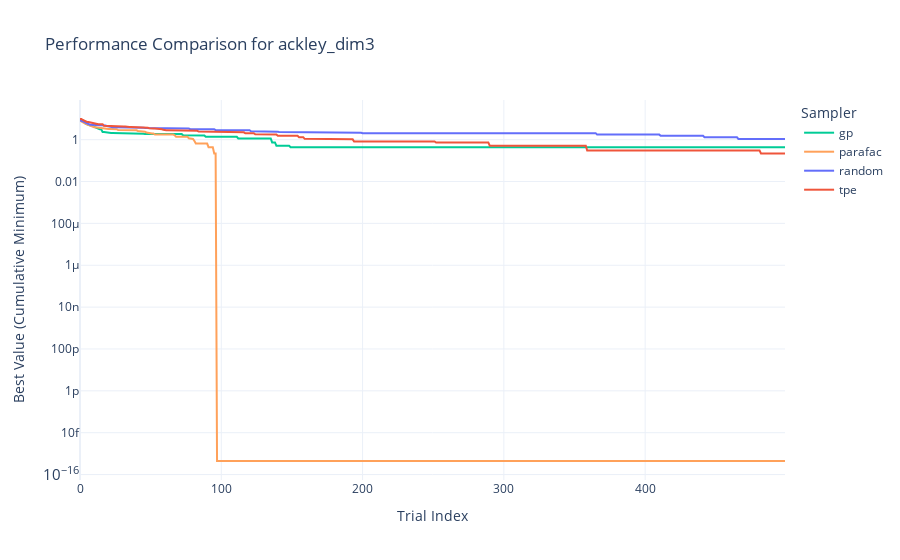
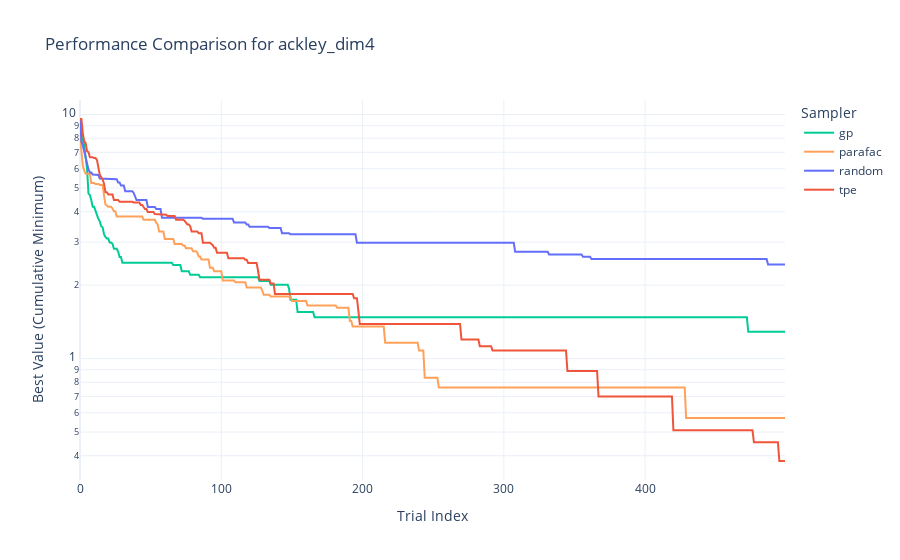
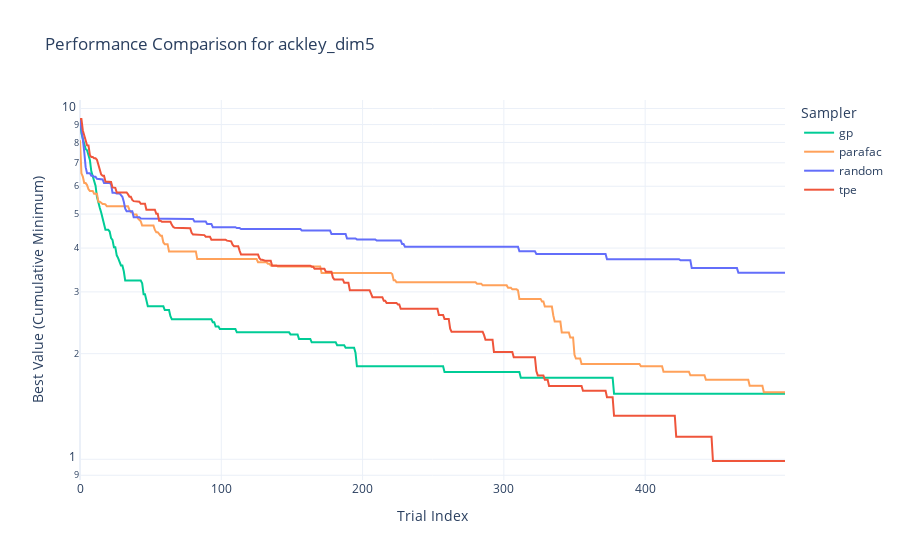
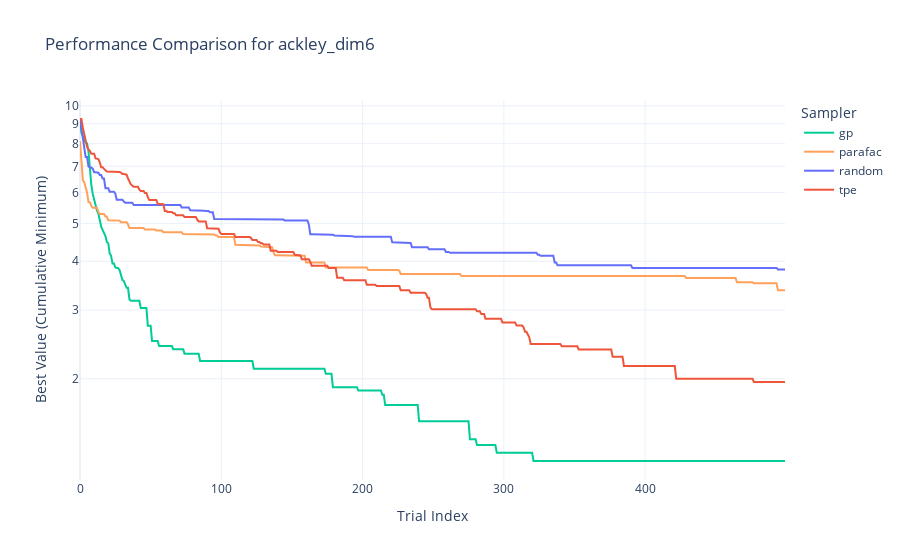

Notebook cell for these charts, in order:
### Code cell
import plotly.colors as pc
import plotly.graph_objects as go
from collections import defaultdict
import numpy as np




max_plot_length = 500


# Function to convert hex to rgba
def hex_to_rgba(hex_color, alpha=0.2):
    hex_color = hex_color.lstrip('#')
    rgb = tuple(int(hex_color[i:i+2], 16) for i in (0, 2, 4))
    return f'rgba({rgb[0]}, {rgb[1]}, {rgb[2]}, {alpha})'

# Updating sampler colors to HEX for compatibility
sampler_colors = {
    'random': pc.qualitative.Plotly[0],
    'tpe': pc.qualitative.Plotly[1],
    'gp': pc.qualitative.Plotly[2],
    'hgp': pc.qualitative.Plotly[3],
    'parafac': pc.qualitative.Plotly[4],
}



for objective_function, samplers in grouped_results.items():
    fig = go.Figure()

    if 'ackley_dim2' == objective_function or 'sphere_dim2' == objective_function:
        continue        

    if "parafac" not in [sampler_key.split("_")[2] for sampler_key in samplers]:
        continue

    for sampler_key in samplers:
        # サンプラーを抽出
        sampler_name = sampler_key.split("_")[2]  # "random", "tpe", etc.

        if sampler_name == "hgp":
            continue


        # 各サンプラーの結果をプロット
        histories = results[sampler_key]
        max_length = max(len(h) for h in histories)
        padded_histories = [np.pad(h, (0, max_length - len(h)), 'edge') for h in histories]
        mean_history = np.mean(padded_histories, axis=0)
        std_history = np.std(padded_histories, axis=0)

        # プロットする範囲を制限
        truncated_mean_history = mean_history[:max_plot_length]
        truncated_std_history = std_history[:max_plot_length]

        # 1シグマの上下限を計算
        lower_bound = truncated_mean_history - truncated_std_history
        upper_bound = truncated_mean_history + truncated_std_history

        # 平均履歴をプロット
        fig.add_trace(go.Scatter(
            x=list(range(len(truncated_mean_history))),
            y=truncated_mean_history,
            mode='lines',
            name=sampler_name,
            line=dict(color=sampler_colors[sampler_name])
        ))

        #         # 1シグマの塗りつぶしを追加
        # fig.add_trace(go.Scatter(
        #     x=list(range(len(truncated_mean_history))) + list(range(len(truncated_mean_history))[::-1]),
        #     y=list(upper_bound) + list(lower_bound[::-1]),
        #     fill='toself',
        #     fillcolor=hex_to_rgba(sampler_colors[sampler_name], alpha=0.2),
        #     line=dict(color='rgba(255,255,255,0)'),  # No border line
        #     hoverinfo="skip",  # Skip hover info for the fill
        #     showlegend=False  # Don't show in the legend
        # ))


    # グラフの設定
    fig.update_layout(
        title=f"Performance Comparison for {objective_function}",
        xaxis_title="Trial Index",
        yaxis_title="Best Value (Cumulative Minimum)",
        legend_title="Sampler",
        template="plotly_white"
    )
    fig.update_yaxes(type="log")
    fig.show()

    import os
    file_name = os.path.join(results_dir, f"{objective_function}_history_without_sigma.png")
    fig.write_image(file_name)

### Figure 1 — Plotly figure (JSON) as saved in the notebook; plotly's stock layout.template omitted (floating-point values rounded to 4 significant figures; data arrays with more than 128 entries replaced by an {"elided": "..."} marker saying what was removed)
{"data": [{"line": {"color": "#00CC96"}, "mode": "lines", "name": "gp", "type": "scatter", "x": {"elided": "500 int values"}, "y": {"elided": "500 float values"}}, {"line": {"color": "#FFA15A"}, "mode": "lines", "name": "parafac", "type": "scatter", "x": {"elided": "500 int values"}, "y": {"elided": "500 float values"}}, {"line": {"color": "#636EFA"}, "mode": "lines", "name": "random", "type": "scatter", "x": {"elided": "500 int values"}, "y": {"elided": "500 float values"}}, {"line": {"color": "#EF553B"}, "mode": "lines", "name": "tpe", "type": "scatter", "x": {"elided": "500 int values"}, "y": {"elided": "500 float values"}}], "layout": {"legend": {"title": {"text": "Sampler"}}, "title": {"text": "Performance Comparison for ackley_dim3"}, "xaxis": {"title": {"text": "Trial Index"}}, "yaxis": {"title": {"text": "Best Value (Cumulative Minimum)"}, "type": "log"}}}

### Figure 2 — Plotly figure (JSON) as saved in the notebook; plotly's stock layout.template omitted (floating-point values rounded to 4 significant figures; data arrays with more than 128 entries replaced by an {"elided": "..."} marker saying what was removed)
{"data": [{"line": {"color": "#00CC96"}, "mode": "lines", "name": "gp", "type": "scatter", "x": {"elided": "500 int values"}, "y": {"elided": "500 float values"}}, {"line": {"color": "#FFA15A"}, "mode": "lines", "name": "parafac", "type": "scatter", "x": {"elided": "500 int values"}, "y": {"elided": "500 float values"}}, {"line": {"color": "#636EFA"}, "mode": "lines", "name": "random", "type": "scatter", "x": {"elided": "500 int values"}, "y": {"elided": "500 float values"}}, {"line": {"color": "#EF553B"}, "mode": "lines", "name": "tpe", "type": "scatter", "x": {"elided": "500 int values"}, "y": {"elided": "500 float values"}}], "layout": {"legend": {"title": {"text": "Sampler"}}, "title": {"text": "Performance Comparison for ackley_dim4"}, "xaxis": {"title": {"text": "Trial Index"}}, "yaxis": {"title": {"text": "Best Value (Cumulative Minimum)"}, "type": "log"}}}

### Figure 3 — Plotly figure (JSON) as saved in the notebook; plotly's stock layout.template omitted (floating-point values rounded to 4 significant figures; data arrays with more than 128 entries replaced by an {"elided": "..."} marker saying what was removed)
{"data": [{"line": {"color": "#00CC96"}, "mode": "lines", "name": "gp", "type": "scatter", "x": {"elided": "500 int values"}, "y": {"elided": "500 float values"}}, {"line": {"color": "#FFA15A"}, "mode": "lines", "name": "parafac", "type": "scatter", "x": {"elided": "500 int values"}, "y": {"elided": "500 float values"}}, {"line": {"color": "#636EFA"}, "mode": "lines", "name": "random", "type": "scatter", "x": {"elided": "500 int values"}, "y": {"elided": "500 float values"}}, {"line": {"color": "#EF553B"}, "mode": "lines", "name": "tpe", "type": "scatter", "x": {"elided": "500 int values"}, "y": {"elided": "500 float values"}}], "layout": {"legend": {"title": {"text": "Sampler"}}, "title": {"text": "Performance Comparison for ackley_dim5"}, "xaxis": {"title": {"text": "Trial Index"}}, "yaxis": {"title": {"text": "Best Value (Cumulative Minimum)"}, "type": "log"}}}

### Figure 4 — Plotly figure (JSON) as saved in the notebook; plotly's stock layout.template omitted (floating-point values rounded to 4 significant figures; data arrays with more than 128 entries replaced by an {"elided": "..."} marker saying what was removed)
{"data": [{"line": {"color": "#00CC96"}, "mode": "lines", "name": "gp", "type": "scatter", "x": {"elided": "500 int values"}, "y": {"elided": "500 float values"}}, {"line": {"color": "#FFA15A"}, "mode": "lines", "name": "parafac", "type": "scatter", "x": {"elided": "500 int values"}, "y": {"elided": "500 float values"}}, {"line": {"color": "#636EFA"}, "mode": "lines", "name": "random", "type": "scatter", "x": {"elided": "500 int values"}, "y": {"elided": "500 float values"}}, {"line": {"color": "#EF553B"}, "mode": "lines", "name": "tpe", "type": "scatter", "x": {"elided": "500 int values"}, "y": {"elided": "500 float values"}}], "layout": {"legend": {"title": {"text": "Sampler"}}, "title": {"text": "Performance Comparison for ackley_dim6"}, "xaxis": {"title": {"text": "Trial Index"}}, "yaxis": {"title": {"text": "Best Value (Cumulative Minimum)"}, "type": "log"}}}
